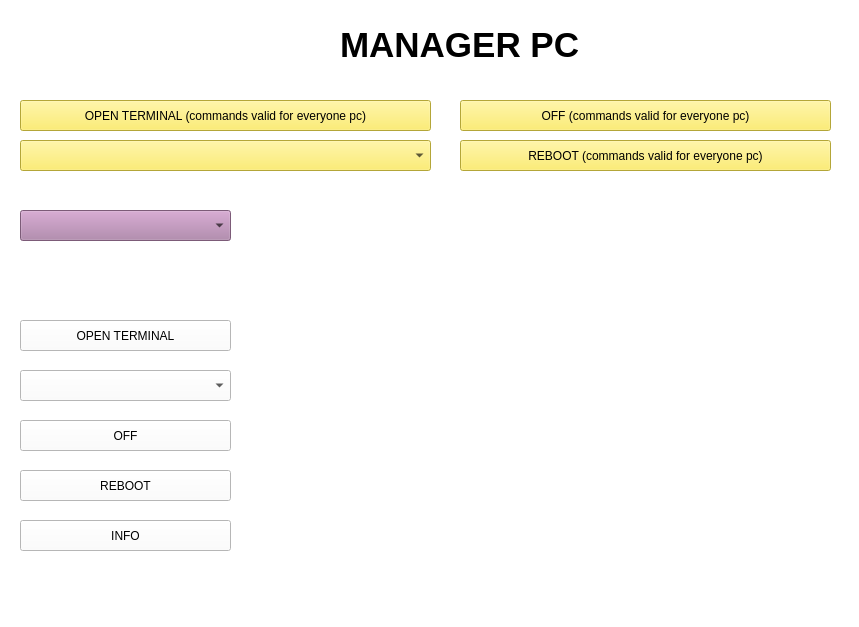
<?xml version="1.0" encoding="UTF-8"?>
<ui version="4.0">
 <class>MainWindow</class>
 <widget class="QMainWindow" name="MainWindow">
  <property name="geometry">
   <rect>
    <x>0</x>
    <y>0</y>
    <width>859</width>
    <height>627</height>
   </rect>
  </property>
  <property name="windowTitle">
   <string>MainWindow</string>
  </property>
  <property name="styleSheet">
   <string notr="true">background-color: rgb(255, 255, 255);</string>
  </property>
  <widget class="QWidget" name="centralwidget">
   <widget class="QLabel" name="label">
    <property name="geometry">
     <rect>
      <x>340</x>
      <y>20</y>
      <width>241</width>
      <height>51</height>
     </rect>
    </property>
    <property name="text">
     <string>&lt;html&gt;&lt;head/&gt;&lt;body&gt;&lt;p&gt;&lt;span style=&quot; font-size:26pt; font-weight:600; color:#000000;&quot;&gt;MANAGER PC&lt;/span&gt;&lt;/p&gt;&lt;/body&gt;&lt;/html&gt;</string>
    </property>
   </widget>
   <widget class="QPushButton" name="pushButton_15">
    <property name="geometry">
     <rect>
      <x>460</x>
      <y>100</y>
      <width>371</width>
      <height>31</height>
     </rect>
    </property>
    <property name="styleSheet">
     <string notr="true">background-color: rgb(252, 233, 79);</string>
    </property>
    <property name="text">
     <string>OFF (commands valid for everyone pc)</string>
    </property>
   </widget>
   <widget class="QPushButton" name="pushButton_16">
    <property name="geometry">
     <rect>
      <x>460</x>
      <y>140</y>
      <width>371</width>
      <height>31</height>
     </rect>
    </property>
    <property name="styleSheet">
     <string notr="true">background-color: rgb(252, 233, 79);</string>
    </property>
    <property name="text">
     <string>REBOOT (commands valid for everyone pc)</string>
    </property>
   </widget>
   <widget class="QPushButton" name="pushButton">
    <property name="geometry">
     <rect>
      <x>20</x>
      <y>100</y>
      <width>411</width>
      <height>31</height>
     </rect>
    </property>
    <property name="styleSheet">
     <string notr="true">background-color: rgb(252, 233, 79);</string>
    </property>
    <property name="text">
     <string>OPEN TERMINAL (commands valid for everyone pc)</string>
    </property>
   </widget>
   <widget class="QComboBox" name="comboBox">
    <property name="geometry">
     <rect>
      <x>20</x>
      <y>210</y>
      <width>211</width>
      <height>31</height>
     </rect>
    </property>
    <property name="styleSheet">
     <string notr="true">background-color: rgb(173, 127, 168);
</string>
    </property>
   </widget>
   <widget class="QPushButton" name="pushButton_3">
    <property name="geometry">
     <rect>
      <x>20</x>
      <y>320</y>
      <width>211</width>
      <height>31</height>
     </rect>
    </property>
    <property name="styleSheet">
     <string notr="true">background-color: rgb(255, 255, 255);</string>
    </property>
    <property name="text">
     <string>OPEN TERMINAL</string>
    </property>
   </widget>
   <widget class="QPushButton" name="pushButton_4">
    <property name="geometry">
     <rect>
      <x>20</x>
      <y>420</y>
      <width>211</width>
      <height>31</height>
     </rect>
    </property>
    <property name="styleSheet">
     <string notr="true">background-color: rgb(255, 255, 255);</string>
    </property>
    <property name="text">
     <string>OFF</string>
    </property>
   </widget>
   <widget class="QPushButton" name="pushButton_6">
    <property name="geometry">
     <rect>
      <x>20</x>
      <y>520</y>
      <width>211</width>
      <height>31</height>
     </rect>
    </property>
    <property name="styleSheet">
     <string notr="true">background-color: rgb(255, 255, 255);</string>
    </property>
    <property name="text">
     <string>INFO</string>
    </property>
   </widget>
   <widget class="QPushButton" name="pushButton_5">
    <property name="geometry">
     <rect>
      <x>20</x>
      <y>470</y>
      <width>211</width>
      <height>31</height>
     </rect>
    </property>
    <property name="styleSheet">
     <string notr="true">background-color: rgb(255, 255, 255);</string>
    </property>
    <property name="text">
     <string>REBOOT</string>
    </property>
   </widget>
   <widget class="QComboBox" name="comboBox_2">
    <property name="geometry">
     <rect>
      <x>20</x>
      <y>370</y>
      <width>211</width>
      <height>31</height>
     </rect>
    </property>
    <property name="styleSheet">
     <string notr="true">background-color: rgb(255, 255, 255);</string>
    </property>
   </widget>
   <widget class="QComboBox" name="comboBox_3">
    <property name="geometry">
     <rect>
      <x>20</x>
      <y>140</y>
      <width>411</width>
      <height>31</height>
     </rect>
    </property>
    <property name="styleSheet">
     <string notr="true">background-color: rgb(252, 233, 79);</string>
    </property>
   </widget>
  </widget>
  <widget class="QStatusBar" name="statusbar"/>
 </widget>
 <resources/>
 <connections/>
</ui>
